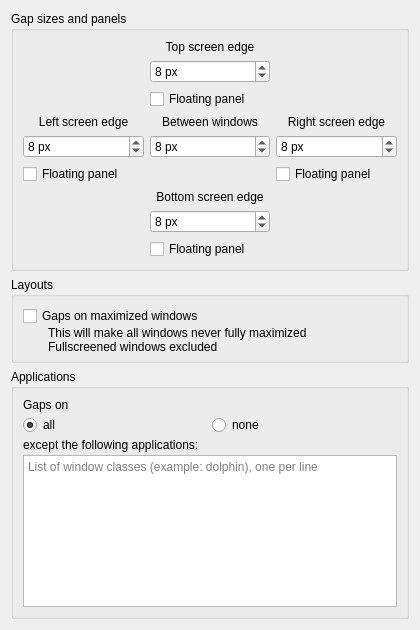
<?xml version="1.0" encoding="UTF-8"?>
<ui version="4.0">
 <class>KWin::InterstitiaConfigForm</class>
 <widget class="QWidget" name="KWin::InterstitiaConfigForm">
  <property name="geometry">
   <rect>
    <x>0</x>
    <y>0</y>
    <width>420</width>
    <height>630</height>
   </rect>
  </property>
  <property name="minimumSize">
   <size>
    <width>420</width>
    <height>630</height>
   </size>
  </property>
  <property name="sizeIncrement">
   <size>
    <width>0</width>
    <height>0</height>
   </size>
  </property>
  <property name="windowTitle">
   <string>Interstitia</string>
  </property>
  <property name="autoFillBackground">
   <bool>false</bool>
  </property>
  <layout class="QVBoxLayout" name="verticalLayout_4">
   <item>
    <layout class="QVBoxLayout" name="verticalLayout">
     <property name="spacing">
      <number>6</number>
     </property>
     <property name="leftMargin">
      <number>0</number>
     </property>
     <property name="topMargin">
      <number>0</number>
     </property>
     <property name="rightMargin">
      <number>0</number>
     </property>
     <property name="bottomMargin">
      <number>0</number>
     </property>
     <item>
      <widget class="QGroupBox" name="groupBox_sizes">
       <property name="title">
        <string>Gap sizes and panels</string>
       </property>
       <property name="flat">
        <bool>false</bool>
       </property>
       <layout class="QGridLayout" name="gridLayout">
        <item row="7" column="0">
         <widget class="QSpinBox" name="kcfg_gapLeft">
          <property name="suffix">
           <string> px</string>
          </property>
          <property name="maximum">
           <number>999</number>
          </property>
          <property name="value">
           <number>8</number>
          </property>
         </widget>
        </item>
        <item row="9" column="1">
         <widget class="QLabel" name="label_gapBottom">
          <property name="text">
           <string>Bottom screen edge</string>
          </property>
          <property name="alignment">
           <set>Qt::AlignCenter</set>
          </property>
         </widget>
        </item>
        <item row="2" column="1">
         <widget class="QLabel" name="label_gapTop">
          <property name="text">
           <string>Top screen edge</string>
          </property>
          <property name="alignment">
           <set>Qt::AlignCenter</set>
          </property>
         </widget>
        </item>
        <item row="5" column="0">
         <widget class="QLabel" name="label_gapLeft">
          <property name="text">
           <string>Left screen edge</string>
          </property>
          <property name="alignment">
           <set>Qt::AlignCenter</set>
          </property>
         </widget>
        </item>
        <item row="5" column="1">
         <widget class="QLabel" name="label_gapMid">
          <property name="text">
           <string>Between windows</string>
          </property>
          <property name="alignment">
           <set>Qt::AlignCenter</set>
          </property>
         </widget>
        </item>
        <item row="11" column="1">
         <widget class="QSpinBox" name="kcfg_gapBottom">
          <property name="suffix">
           <string> px</string>
          </property>
          <property name="maximum">
           <number>999</number>
          </property>
          <property name="value">
           <number>8</number>
          </property>
         </widget>
        </item>
        <item row="3" column="1">
         <widget class="QSpinBox" name="kcfg_gapTop">
          <property name="suffix">
           <string> px</string>
          </property>
          <property name="maximum">
           <number>999</number>
          </property>
          <property name="value">
           <number>8</number>
          </property>
         </widget>
        </item>
        <item row="12" column="1">
         <widget class="QCheckBox" name="kcfg_panelBottom">
          <property name="text">
           <string>Floating panel</string>
          </property>
         </widget>
        </item>
        <item row="8" column="0">
         <widget class="QCheckBox" name="kcfg_panelLeft">
          <property name="text">
           <string>Floating panel</string>
          </property>
         </widget>
        </item>
        <item row="4" column="1">
         <widget class="QCheckBox" name="kcfg_panelTop">
          <property name="sizePolicy">
           <sizepolicy hsizetype="Minimum" vsizetype="Fixed">
            <horstretch>0</horstretch>
            <verstretch>0</verstretch>
           </sizepolicy>
          </property>
          <property name="text">
           <string>Floating panel</string>
          </property>
         </widget>
        </item>
        <item row="7" column="3">
         <widget class="QSpinBox" name="kcfg_gapRight">
          <property name="suffix">
           <string> px</string>
          </property>
          <property name="maximum">
           <number>999</number>
          </property>
          <property name="value">
           <number>8</number>
          </property>
         </widget>
        </item>
        <item row="7" column="1">
         <widget class="QSpinBox" name="kcfg_gapMid">
          <property name="suffix">
           <string> px</string>
          </property>
          <property name="maximum">
           <number>999</number>
          </property>
          <property name="value">
           <number>8</number>
          </property>
         </widget>
        </item>
        <item row="8" column="3">
         <widget class="QCheckBox" name="kcfg_panelRight">
          <property name="text">
           <string>Floating panel</string>
          </property>
         </widget>
        </item>
        <item row="5" column="3">
         <widget class="QLabel" name="label_gapRight">
          <property name="text">
           <string>Right screen edge</string>
          </property>
          <property name="alignment">
           <set>Qt::AlignCenter</set>
          </property>
         </widget>
        </item>
       </layout>
      </widget>
     </item>
     <item>
      <widget class="QGroupBox" name="groupBox_layouts">
       <property name="sizePolicy">
        <sizepolicy hsizetype="Preferred" vsizetype="Preferred">
         <horstretch>0</horstretch>
         <verstretch>0</verstretch>
        </sizepolicy>
       </property>
       <property name="title">
        <string>Layouts</string>
       </property>
       <property name="flat">
        <bool>false</bool>
       </property>
       <layout class="QVBoxLayout" name="verticalLayout_3">
        <property name="bottomMargin">
         <number>6</number>
        </property>
        <item>
         <layout class="QVBoxLayout" name="verticalLayout_2">
          <property name="spacing">
           <number>0</number>
          </property>
          <item>
           <widget class="QCheckBox" name="kcfg_includeMaximized">
            <property name="maximumSize">
             <size>
              <width>16777215</width>
              <height>16777215</height>
             </size>
            </property>
            <property name="text">
             <string>Gaps on maximized windows</string>
            </property>
            <property name="checked">
             <bool>false</bool>
            </property>
           </widget>
          </item>
          <item>
           <layout class="QHBoxLayout" name="horizontalLayout_inludeMaximizedInfo">
            <item>
             <spacer name="horizontalSpacer_includeMaximizedInfo">
              <property name="orientation">
               <enum>Qt::Horizontal</enum>
              </property>
              <property name="sizeType">
               <enum>QSizePolicy::Fixed</enum>
              </property>
              <property name="sizeHint" stdset="0">
               <size>
                <width>25</width>
                <height>0</height>
               </size>
              </property>
             </spacer>
            </item>
            <item alignment="Qt::AlignTop">
             <widget class="QLabel" name="label_includeMaximizedInfo">
              <property name="maximumSize">
               <size>
                <width>16777215</width>
                <height>16777215</height>
               </size>
              </property>
              <property name="styleSheet">
               <string notr="true">font: 8pt &quot;Noto Sans&quot;;</string>
              </property>
              <property name="text">
               <string>&lt;html&gt;&lt;head/&gt;&lt;body&gt;This will make all windows never fully maximized&lt;br/&gt;Fullscreened windows excluded&lt;/body&gt;&lt;/html&gt;</string>
              </property>
              <property name="textFormat">
               <enum>Qt::RichText</enum>
              </property>
              <property name="alignment">
               <set>Qt::AlignLeading|Qt::AlignLeft|Qt::AlignTop</set>
              </property>
              <property name="wordWrap">
               <bool>true</bool>
              </property>
              <property name="margin">
               <number>0</number>
              </property>
             </widget>
            </item>
           </layout>
          </item>
         </layout>
        </item>
       </layout>
      </widget>
     </item>
     <item>
      <widget class="QGroupBox" name="groupBox_applications">
       <property name="title">
        <string>Applications</string>
       </property>
       <layout class="QHBoxLayout" name="horizontalLayout_7">
        <item>
         <layout class="QVBoxLayout" name="verticalLayout_applications">
          <property name="spacing">
           <number>3</number>
          </property>
          <item>
           <widget class="QLabel" name="label_applications_1">
            <property name="text">
             <string>Gaps on</string>
            </property>
           </widget>
          </item>
          <item>
           <layout class="QHBoxLayout" name="horizontalLayout">
            <item>
             <widget class="QRadioButton" name="kcfg_excludeMode">
              <property name="text">
               <string>all </string>
              </property>
              <property name="checked">
               <bool>true</bool>
              </property>
             </widget>
            </item>
            <item>
             <widget class="QRadioButton" name="kcfg_includeMode">
              <property name="text">
               <string>none</string>
              </property>
             </widget>
            </item>
           </layout>
          </item>
          <item>
           <widget class="QLabel" name="label_applications_2">
            <property name="text">
             <string>except the following applications:</string>
            </property>
           </widget>
          </item>
          <item>
           <widget class="QPlainTextEdit" name="kcfg_applications">
            <property name="placeholderText">
             <string>List of window classes (example: dolphin), one per line</string>
            </property>
           </widget>
          </item>
         </layout>
        </item>
       </layout>
      </widget>
     </item>
    </layout>
   </item>
  </layout>
 </widget>
 <resources/>
 <connections/>
</ui>
